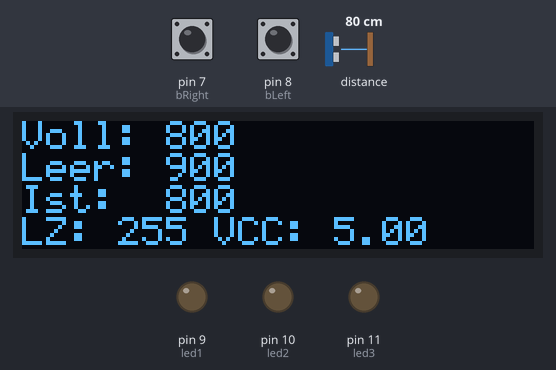
Bench run of a sketch on a simulated Arduino Uno, built with avr-gcc and run on an emulated ATmega328P. Shown: 128×32 one-colour display, output pins drawn as LEDs (lit = HIGH). Dashed ring = blinking. Inputs (shaded band) come from the test bench; at power-on: distance to the obstacle 80 cm, pin 8 (bLeft) LOW, pin 7 (bRight) LOW.

Above: at 2.6 s.
2.7 s: distance to the obstacle set to 87 cm
At 5.3 s:
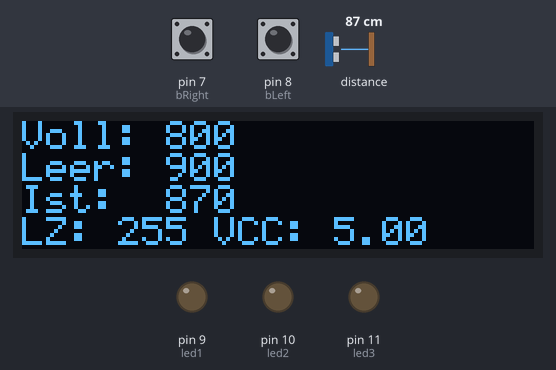
8.6 s: distance to the obstacle set to 93 cm
At 11.98 s:
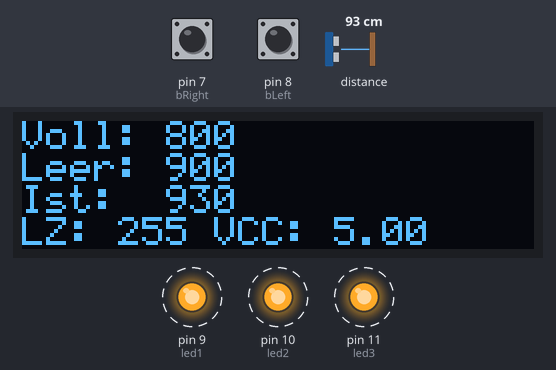
12.4 s: pin 8 (bLeft) pulled HIGH for 0.15 s
At 13.5 s:
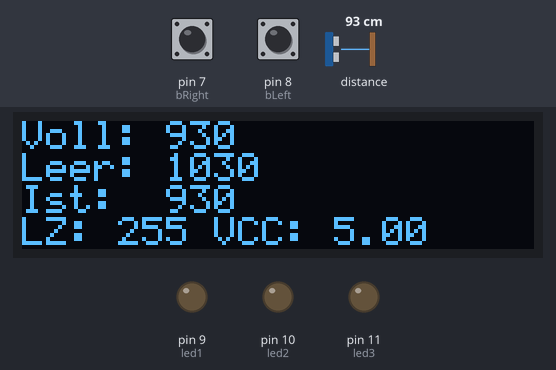
14.0 s: distance to the obstacle set to 99 cm
At 15.2 s:
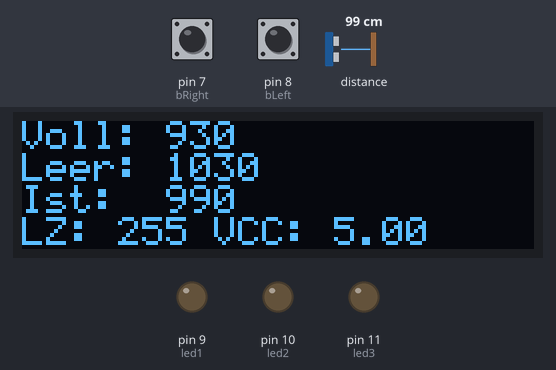
15.5 s: distance to the obstacle set to 106 cm
At 16.15 s:
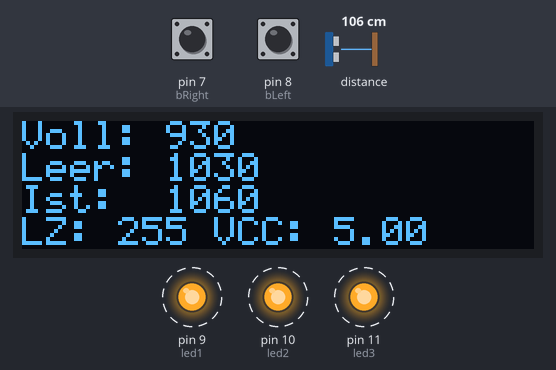
17.5 s: pin 8 (bLeft) pulled HIGH for 1 s
At 18.4 s:
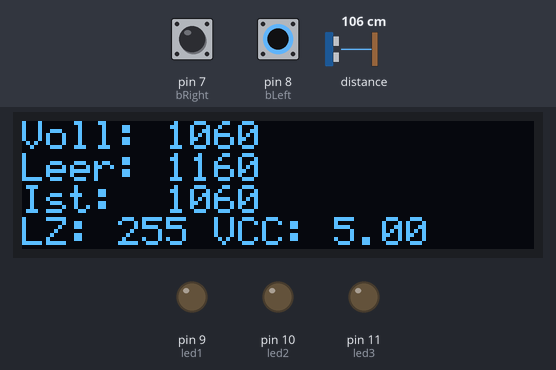
Timing chart, 0 to 20.5 s (numbered marks = the images above; inputs shaded):
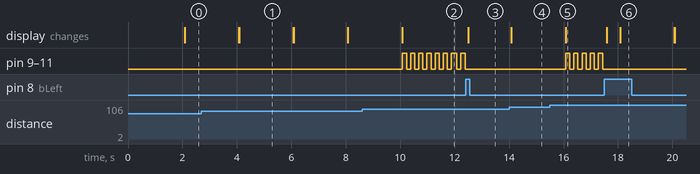

The sketch:

nano_material_sensor_rev2.ino
```cpp
#include <Wire.h>
#include "Adafruit_VL53L0X.h"
#include <SPI.h>
#include <EEPROM.h>
#include "SSD1306Ascii.h"
#include "SSD1306AsciiWire.h"

#define I2C_ADDRESS 0x3C
SSD1306AsciiWire oled;
Adafruit_VL53L0X lox = Adafruit_VL53L0X();

// EEPROM adresses
const byte EE_runtime = 0;
const byte EE_t_runtime = 1;
byte runtime;
int tRuntime;

const byte buttonDelay = 50;
const byte bLeft = 8;
const byte bRight = 7;
const byte led1 = 9;
const byte led2 = 10;
const byte led3 = 11;
int full = 0;
int empty = 0;
int distance = 0;
bool alert = false;
bool displayToggle = true;

// +vl53l0x
unsigned long previousMillis = 0;
const long interval = 2000;
// -vl53l0x

// +bRight
int bRightState;             // the current reading from the input pin
int lastbRightState = LOW;   // the previous reading from the input pin
unsigned long lastbRightDebounceTime = 0;  // the last time the output pin was toggled
unsigned long bRightDebounceDelay = 50;    // the debounce time; increase if the output
// -bRight

// +bLeft
int bLeftState;             // the current reading from the input pin
int lastbLeftState = LOW;   // the previous reading from the input pin
unsigned long lastbLeftDebounceTime = 0;  // the last time the output pin was toggled
unsigned long bLeftDebounceDelay = 50;    // the debounce time; increase if the output
// -bLeft

// +runtime
unsigned long runtimePreviousMillis = 0;
const long runtimeInterval = 3600000L;
// -runtime

// +led
unsigned long ledPreviousMillis = 0;
const long ledInterval = 150;
int ledToggle = 0;
// -led

void setup() {
  //EEPROM.update(EE_runtime, 0);
  Serial.begin(9600);
  runtime = EEPROM.read(EE_runtime);
  pinMode(bLeft, INPUT);
  pinMode(bRight, INPUT);
  pinMode(led1, OUTPUT);
  pinMode(led2, OUTPUT);
  pinMode(led3, OUTPUT);

  Wire.begin();
  Wire.setClock(400000L);
  oled.begin(&Adafruit128x32, I2C_ADDRESS);
  oled.setFont(Stang5x7);
  oled.setContrast(0); // 0-255
  lox.begin();
  VL53L0X_RangingMeasurementData_t measure;
  lox.rangingTest(&measure, false); // pass in 'true' to get debug data printout!
  if (measure.RangeStatus != 4) {  // phase failures have incorrect data
    distance = measure.RangeMilliMeter;
  }
  full = distance;
  empty = full + 100;
}

long readVcc() {
  // Read 1.1V reference against AVcc
  // set the reference to Vcc and the measurement to the internal 1.1V reference
  #if defined(__AVR_ATmega32U4__) || defined(__AVR_ATmega1280__) || defined(__AVR_ATmega2560__)
    ADMUX = _BV(REFS0) | _BV(MUX4) | _BV(MUX3) | _BV(MUX2) | _BV(MUX1);
  #elif defined (__AVR_ATtiny24__) || defined(__AVR_ATtiny44__) || defined(__AVR_ATtiny84__)
    ADMUX = _BV(MUX5) | _BV(MUX0);
  #elif defined (__AVR_ATtiny25__) || defined(__AVR_ATtiny45__) || defined(__AVR_ATtiny85__)
    ADMUX = _BV(MUX3) | _BV(MUX2);
  #else
    ADMUX = _BV(REFS0) | _BV(MUX3) | _BV(MUX2) | _BV(MUX1);
  #endif

  delay(2); // Wait for Vref to settle
  ADCSRA |= _BV(ADSC); // Start conversion
  while (bit_is_set(ADCSRA,ADSC)); // measuring

  uint8_t low  = ADCL; // must read ADCL first - it then locks ADCH
  uint8_t high = ADCH; // unlocks both

  long result = (high<<8) | low;

  result = 1125300L / result; // Calculate Vcc (in mV); 1125300 = 1.1*1023*1000
  return result; // Vcc in millivolts
}

void updateOled() {
  if (!displayToggle) {
//      oled.clear();
      oled.ssd1306WriteCmd(SSD1306_DISPLAYOFF);
    }
  else {
    oled.ssd1306WriteCmd(SSD1306_DISPLAYON);
    oled.clear();
    oled.print("Voll: ");
    oled.println(full);
    oled.print("Leer: ");
    oled.println(empty);
    oled.print("Ist:  ");
    oled.println(distance);
    oled.print("LZ: ");
    oled.print(runtime);
    oled.print(" VCC: ");
    oled.println(readVcc()/1000.0);
  }
}

void loop() {
  unsigned long currentMillis = millis();
  if (currentMillis - previousMillis >= interval) {
    previousMillis = currentMillis;
    VL53L0X_RangingMeasurementData_t measure;

    lox.rangingTest(&measure, false);
    if (measure.RangeStatus != 4) {
      distance = measure.RangeMilliMeter;
    }
    updateOled();
  }

  // +bRight pressed
  int bRightReading = digitalRead(bRight);
  if (bRightReading != lastbRightState) {
    lastbRightDebounceTime = millis();
  }
  if ((millis() - lastbRightDebounceTime) > bRightDebounceDelay) {
    if (bRightReading != bRightState) {
      bRightState = bRightReading;
      if (bRightState == HIGH) {
        displayToggle = !displayToggle;
        updateOled();
      }
    }
  }
  lastbRightState = bRightReading;
  // -bRight pressed

  // +bLeft pressed
  int bLeftReading = digitalRead(bLeft);
  if (bLeftReading != lastbLeftState) {
    lastbLeftDebounceTime = millis();
  }
  if ((millis() - lastbLeftDebounceTime) > bLeftDebounceDelay) {
    if (bLeftReading != bLeftState) {
      bLeftState = bLeftReading;
      if (bLeftState == HIGH) {
        full = distance;
        empty = full + 100;
        updateOled();
      }
    }
  }
  lastbLeftState = bLeftReading;
  // -bLeft pressed

  if (distance >= empty) {
    unsigned long ledCurrentMillis = millis();
    if (ledCurrentMillis - ledPreviousMillis >= ledInterval) {
      ledPreviousMillis = ledCurrentMillis;
      ledToggle = !ledToggle;
      digitalWrite(led1, ledToggle);
      digitalWrite(led2, ledToggle);
      digitalWrite(led3, ledToggle);
    }
    alert = true;
  }

  if ((alert == true) && (distance < (empty - 50))) {
    digitalWrite(led1, LOW);
    digitalWrite(led2, LOW);
    digitalWrite(led3, LOW);
    alert = false;
  }
  if (distance < full) {
    full = distance;
  }
  unsigned long runtimeCurrentMillis = millis();
  if (runtimeCurrentMillis - runtimePreviousMillis >= runtimeInterval) {
    runtimePreviousMillis = runtimeCurrentMillis;
    EEPROM.update(EE_runtime, EEPROM.read(EE_runtime) + 1);
    runtime = EEPROM.read(EE_runtime);
  }
}
```

Measured:
- the behaviour switches between 89 and 90 cm on distance to the obstacle (found by bisection; images 1 and 2)
- the behaviour switches between 102 and 103 cm on distance to the obstacle (found by bisection; images 4 and 5)
- after the input at 2.7 s, the display: first changes after 1.4 s (image 1 shows a later state)
- after the input at 8.6 s, pin 9 (led1), pin 10 (led2), pin 11 (led3): alternates HIGH for 0.15 s and LOW for 0.15 s, starting after 1.5 s; the display: first changes after 1.5 s (image 2 shows a later state)
- after the input at 12.4 s, pin 9 (led1), pin 10 (led2), pin 11 (led3): stops changing and stays LOW; the display: changes after 0.10 s (image 3)
- after the input at 14.0 s, the display: first changes after 0.08 s (image 4 shows a later state)
- after the input at 15.5 s, pin 9 (led1), pin 10 (led2), pin 11 (led3): alternates HIGH for 0.15 s and LOW for 0.15 s, starting after 0.58 s; the display: first changes after 0.58 s (image 5 shows a later state)
- after the input at 17.5 s, pin 9 (led1), pin 10 (led2), pin 11 (led3): stops changing and stays LOW; the display: changes after 0.10 s (image 6)
